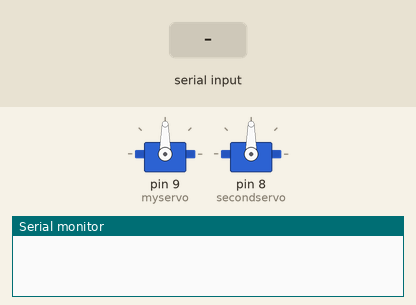
Recording of a sketch running on a simulated Arduino Uno, built with avr-gcc and run on an emulated ATmega328P. Parts: 2 × servo, the last lines printed to the serial monitor. The test bench sets the inputs (shaded band).

Above: at 1.2 s.
1.3 s: "90,45\n" received over Serial
At 2.4 s:
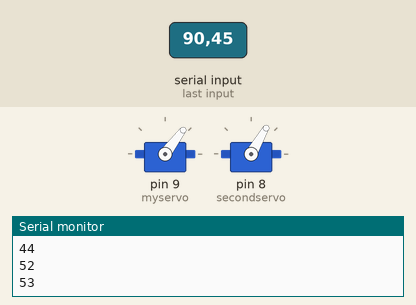
2.8 s: "," received over Serial
At 3.3 s:
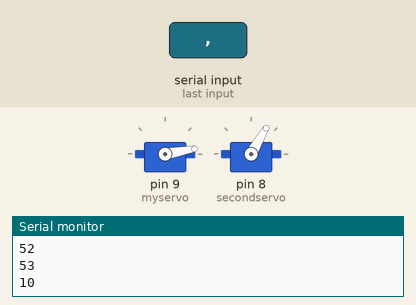
Timing chart, 0 to 5.8 s (numbered marks = the images above; inputs shaded):
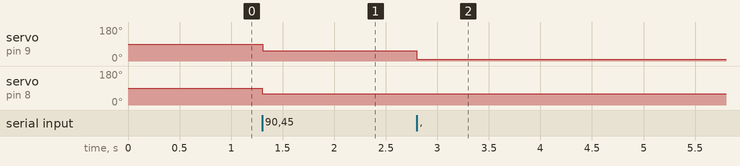

Measured:
- after the input at 1.3 s, servo on pin 9 (myservo): 90° → 53° at once; servo on pin 8 (secondservo): 90° → 60° at once
- after the input at 2.8 s, servo on pin 9 (myservo): 53° → 10° at once

The sketch:

stringDivitionTest.ino
```cpp
/*CONTROLING A SERVO FOR STEERING WITH THE MOUSE POSITION IN P5 OVER SERIAL
  CREATED BY: GIANFRANCO MACCAGNAN
  SUBMISSION BY: GIANFRANCO MACCAGNAN, CHRISTINA WENG, DUAA ZAHEER
  CREADITS: SERIAL COMUNICATION BY Shawn Van Every

  DESN30146 PROJECT 3
*/


#include <Servo.h>

Servo myservo; //steering servo
Servo secondservo; //back motor servo

String incoming = "";//variable to store incoming serial

String x = "";//store the string from the serial read

int xValue;//used to convert the string into int for the servo

void setup() {
  Serial.begin(9600);
  myservo.attach(9);
  secondservo.attach(8);
}

void loop() {
  if (Serial.available()>1){
    incoming = Serial.read();

    x= incoming.substring(0,incoming.indexOf(",")); //read the serial and separate the x variable into substring
    xValue = x.toInt(); //convert the string to int to be readable for the servo

    myservo.write(xValue);//write the x position to the steering servo

    secondservo.write(60);//have the back servos constantly going. 60 is recomended for it to be easy to drive

    Serial.println(xValue);//log x value for debugging purposes


  }
}
```
